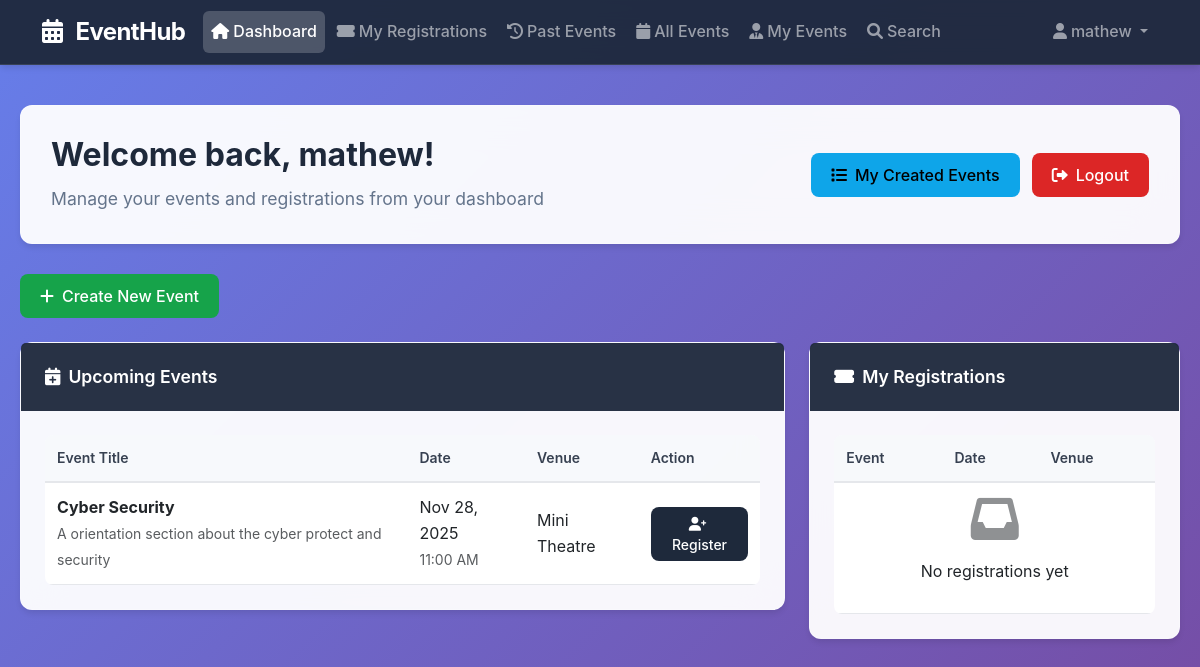
/teacher_dashboard.php (signed in), run on the app's committed database.
### tables this page shows
CREATE TABLE `events` (
  `event_id` int(11) NOT NULL,
  `title` varchar(100) NOT NULL,
  `description` text DEFAULT NULL,
  `event_date` date NOT NULL,
  `event_time` time NOT NULL,
  `venue` varchar(100) DEFAULT NULL,
  `created_by_user_type` enum('admin','teacher','student') NOT NULL,
  `created_by_user_id` int(11) NOT NULL,
  `duration` int(11) DEFAULT 60
);

### teacher_dashboard.php (the view, shortened to what this page needs)
<?php
$conn = new mysqli('localhost', 'root', '', 'event_management');
$teacher_id = $_SESSION['user_id'];
$conn->query("ALTER TABLE events ADD COLUMN IF NOT EXISTS duration INT DEFAULT 60");
$events = $conn->query("SELECT * FROM events WHERE event_date >= CURDATE() ORDER BY event_date ASC");
$registrations = $conn->query("SELECT r.*, e.title, e.event_date, e.venue FROM registrations r JOIN events e ON r.event_id = e.event_id WHERE r.user_type = 'teacher' AND r.user_id = $teacher_id ORDER BY e.event_date DESC");
?>
<!DOCTYPE html>
<html lang="en">
<head>
    <link href="https://cdn.jsdelivr.net/npm/bootstrap@5.3.0/dist/css/bootstrap.min.css" rel="stylesheet">
    <link href="https://cdnjs.cloudflare.com/ajax/libs/font-awesome/6.0.0/css/all.min.css" rel="stylesheet">
</head>
<body>
    <nav class="navbar navbar-expand-lg navbar-dark">
        <div class="container">
            <a class="navbar-brand" href="teacher_dashboard.php">
                <i class="fas fa-calendar-alt me-2"></i>
                EventHub
            </a>
            <div class="collapse navbar-collapse" id="navbarNav">
                <ul class="navbar-nav me-auto">
                    <li class="nav-item">
                        <a class="nav-link active" href="teacher_dashboard.php">
                            <i class="fas fa-home me-1"></i>Dashboard
                        </a>
                    </li>
                    <li class="nav-item">
                        <a class="nav-link" href="my_registrations.php">
                            <i class="fas fa-ticket-alt me-1"></i>My Registrations
                        </a>
                    </li>
                    <li class="nav-item">
                        <a class="nav-link" href="past_events.php">
                            <i class="fas fa-history me-1"></i>Past Events
                        </a>
                    </li>
                    <li class="nav-item">
                        <a class="nav-link" href="all_events.php">
                            <i class="fas fa-calendar me-1"></i>All Events
                        </a>
                    </li>
                    <li class="nav-item">
                        <a class="nav-link" href="teacher_events.php">
                            <i class="fas fa-user-tie me-1"></i>My Events
                        </a>
                    </li>
                    <li class="nav-item">
                        <a class="nav-link" href="search.php">
                            <i class="fas fa-search me-1"></i>Search
                        </a>
                    </li>
                </ul>
                <ul class="navbar-nav">
                    <li class="nav-item dropdown">
                        <a class="nav-link dropdown-toggle" href="#" id="navbarDropdown" role="button" data-bs-toggle="dropdown" aria-expanded="false">
                            <i class="fas fa-user me-1"></i><?php echo htmlspecialchars($_SESSION['first_name']); ?>
                        </a>
                    </li>
                </ul>
            </div>
        </div>
    </nav>
    <div class="dashboard-container">
        <div class="welcome-header">
            <div class="d-flex justify-content-between align-items-center">
                <div>
                    <h2>Welcome back, <?php echo htmlspecialchars($_SESSION['first_name']); ?>!</h2>
                    <p>Manage your events and registrations from your dashboard</p>
                </div>
                <div class="header-actions">
                    <a href="teacher_events.php" class="btn btn-info">
                        <i class="fas fa-list me-2"></i>My Created Events
                    </a>
                    <a href="logout.php" class="btn btn-danger">
                        <i class="fas fa-sign-out-alt me-2"></i>Logout
                    </a>
                </div>
            </div>
        </div>
        <div class="mb-4">
            <button class="btn btn-success" onclick="toggleCreateEvent()">
                <i class="fas fa-plus me-2"></i>Create New Event
            </button>
        </div>
        <div class="row">
            <div class="col-lg-8">
                <div class="card mb-4">
                    <div class="card-header">
                        <i class="fas fa-calendar-plus me-2"></i>Upcoming Events
                    </div>
                    <div class="card-body">
                        <div class="table-responsive">
                            <table class="table">
                                <thead>
                                    <tr>
                                        <th>Event Title</th>
                                        <th>Date</th>
                                        <th>Venue</th>
                                        <th>Action</th>
                                    </tr>
                                </thead>
                                <tbody>
                                    <?php if ($events->num_rows > 0): ?>
                                        <?php while ($event = $events->fetch_assoc()): ?>
                                            <tr>
                                                <td>
                                                    <strong><?php echo htmlspecialchars($event['title']); ?></strong>
                                                    <?php if (!empty($event['description'])): ?>
                                                        <br><small class="text-muted"><?php echo htmlspecialchars(substr($event['description'], 0, 60)); ?><?php echo strlen($event['description']) > 60 ? '...' : ''; ?></small>
                                                    <?php endif; ?>
                                                </td>
                                                <td>
                                                    <?php echo date('M d, Y', strtotime($event['event_date'])); ?>
                                                    <?php if (!empty($event['event_time'])): ?>
                                                        <br><small class="text-muted"><?php echo date('h:i A', strtotime($event['event_time'])); ?></small>
                                                    <?php endif; ?>
                                                </td>
                                                <td><?php echo htmlspecialchars($event['venue'] ?: 'TBA'); ?></td>
                                                <td>
                                                    <form method="POST" style="display:inline;">
                                                        <button type="submit" class="btn btn-primary btn-sm">
                                                            <i class="fas fa-user-plus me-1"></i>Register
                                                        </button>
                                                    </form>
                                                </td>
                                            </tr>
                                        <?php endwhile; ?>
                                    <?php endif; ?>
                                </tbody>
                            </table>
                        </div>
                    </div>
                </div>
            </div>
            <div class="col-lg-4">
                <div class="card">
                    <div class="card-header">
                        <i class="fas fa-ticket-alt me-2"></i>My Registrations
                    </div>
                    <div class="card-body">
                        <div class="table-responsive">
                            <table class="table">
                                <thead>
                                    <tr>
                                        <th>Event</th>
                                        <th>Date</th>
                                        <th>Venue</th>
                                    </tr>
                                </thead>
                                <tbody>
                                    <?php if ($registrations->num_rows > 0): ?>
                                        <?php while ($reg = $registrations->fetch_assoc()): ?>
                                            <tr>
                                                <td>
                                                    <strong><?php echo htmlspecialchars($reg['title']); ?></strong>
                                                </td>
                                                <td>
                                                    <small><?php echo date('M d, Y', strtotime($reg['event_date'])); ?></small>
                                                </td>
                                                <td>
                                                    <small><?php echo htmlspecialchars($reg['venue'] ?: 'TBA'); ?></small>
                                                </td>
                                            </tr>
                                        <?php endwhile; ?>
                                    <?php else: ?>
                                        <tr>
                                            <td colspan="3" class="empty-state">
                                                <i class="fas fa-inbox"></i>
                                                <p>No registrations yet</p>
                                            </td>
                                        </tr>
                                    <?php endif; ?>
                                </tbody>
                            </table>
                        </div>
                    </div>
                </div>
            </div>
        </div>
    </div>
</body>
</html>

### teacher_dashboard.php (style rules this page uses)
* { margin: 0; padding: 0; box-sizing: border-box; }
body { font-family: -apple-system, BlinkMacSystemFont, 'Segoe UI', 'Roboto', sans-serif; background: linear-gradient(135deg, #667eea 0%, #764ba2 100%); color: #334155; line-height: 1.6; min-height: 100vh; }
.navbar { background: rgba(30, 41, 59, 0.95) !important; backdrop-filter: blur(20px); border-bottom: 1px solid rgba(255, 255, 255, 0.1); box-shadow: 0 4px 6px -1px rgba(0, 0, 0, 0.1); }
.navbar-brand { font-weight: 700; font-size: 1.5rem; letter-spacing: -0.025em; }
.nav-link { font-weight: 500; transition: all 0.2s ease; border-radius: 6px; margin: 0 2px; }
.nav-link.active { background-color: rgba(255, 255, 255, 0.2); }
.dashboard-container { max-width: 1200px; margin: 40px auto; padding: 0 20px; }
.welcome-header { background: rgba(255, 255, 255, 0.95); backdrop-filter: blur(20px); border-radius: 12px; padding: 30px; margin-bottom: 30px; box-shadow: 0 4px 6px -1px rgba(0, 0, 0, 0.1); border: 1px solid rgba(255, 255, 255, 0.2); }
.welcome-header h2 { color: #1e293b; font-weight: 700; margin-bottom: 10px; font-size: 2rem; }
.welcome-header p { color: #64748b; margin-bottom: 0; font-size: 1.1rem; }
.card { background: rgba(255, 255, 255, 0.95); backdrop-filter: blur(20px); border: 1px solid rgba(255, 255, 255, 0.2); border-radius: 12px; box-shadow: 0 4px 6px -1px rgba(0, 0, 0, 0.1); transition: all 0.3s ease; }
.card-header { background: rgba(30, 41, 59, 0.95); color: white; border: none; border-radius: 12px 12px 0 0; padding: 20px 24px; font-weight: 600; font-size: 1.1rem; }
.card-body { padding: 24px; }
.btn { font-weight: 500; border-radius: 8px; padding: 10px 20px; transition: all 0.2s ease; border: none; }
.btn-primary { background-color: #1e293b; border-color: #1e293b; }
.btn-success { background-color: #16a34a; border-color: #16a34a; }
.btn-info { background-color: #0ea5e9; border-color: #0ea5e9; }
.btn-danger { background-color: #dc2626; border-color: #dc2626; }
.btn-sm { padding: 6px 12px; font-size: 0.875rem; }
.table { margin-bottom: 0; }
.table th { background-color: rgba(248, 250, 252, 0.8); color: #374151; font-weight: 600; font-size: 0.875rem; padding: 12px; border-bottom: 2px solid #e5e7eb; }
.table td { padding: 12px; vertical-align: middle; border-bottom: 1px solid #e5e7eb; }
.table-responsive { border-radius: 8px; overflow: hidden; }
.header-actions { display: flex; gap: 12px; align-items: center; }
.empty-state { text-align: center; padding: 40px 20px; color: #64748b; }
.empty-state i { font-size: 3rem; margin-bottom: 16px; opacity: 0.5; }

### data on the page
events: title "Cyber Security", description "A orientation section about the cyber protect and security", event_date "Nov 28, 2025", event_time "11:00 AM", venue "Mini Theatre"

### other printed values
$_SESSION['first_name'] "mathew"
